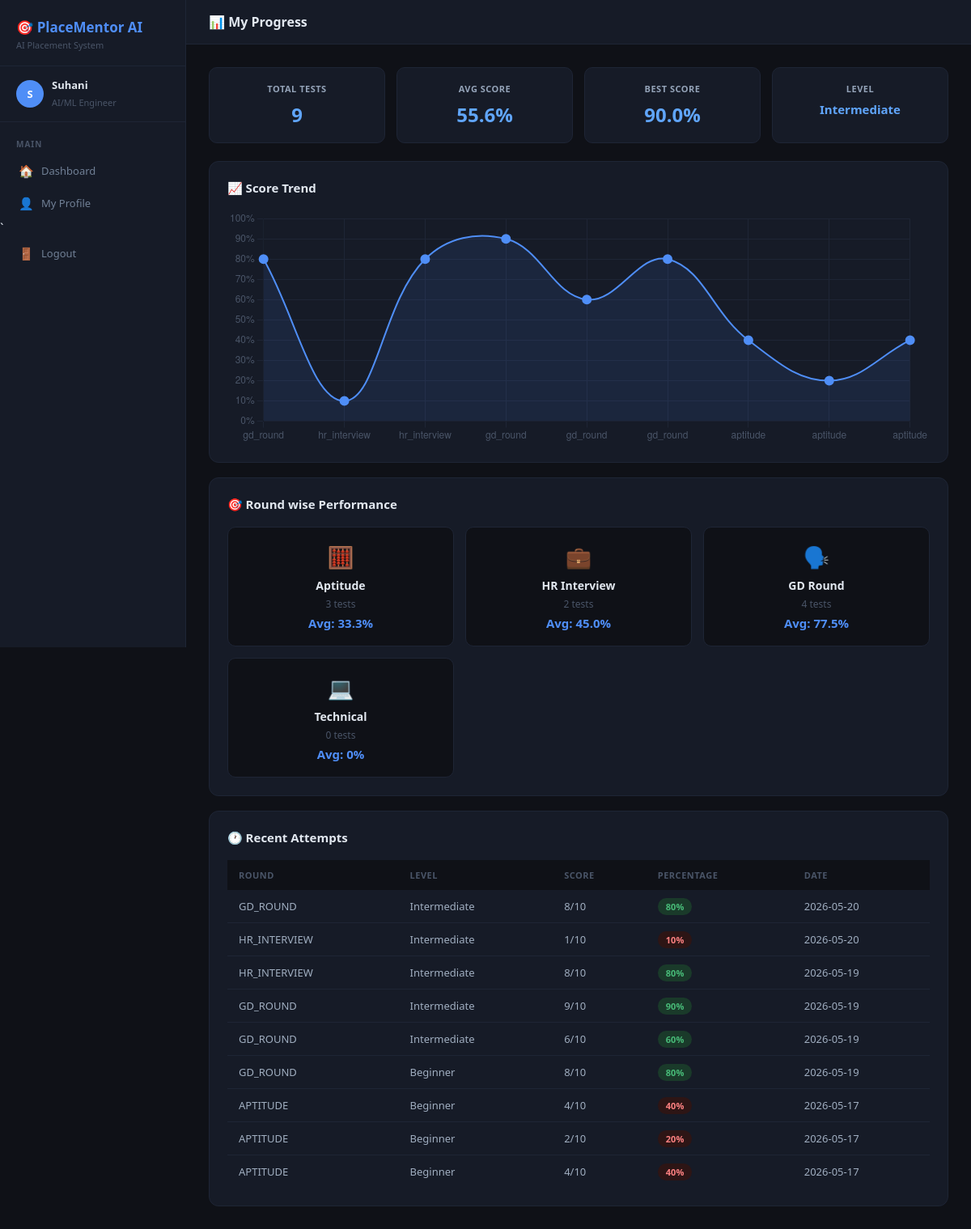
The page /progress (signed in) on the database as committed earlier.
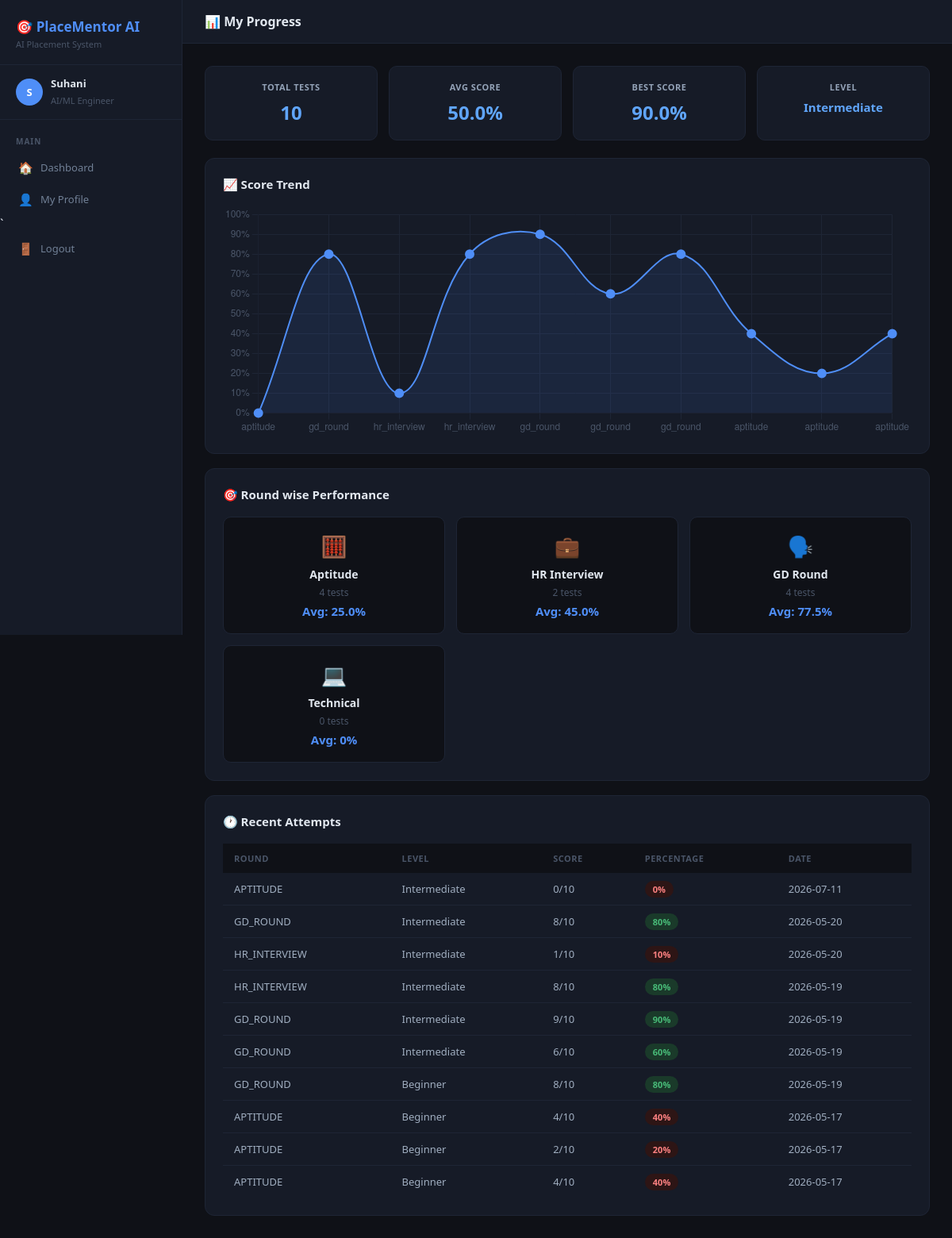
The same page on the database as committed later.
### tables this page shows
CREATE TABLE users (
            id INTEGER PRIMARY KEY AUTOINCREMENT,
            username TEXT NOT NULL,
            email TEXT UNIQUE NOT NULL,
            password TEXT NOT NULL,
            target_role TEXT,
            created_at TIMESTAMP DEFAULT CURRENT_TIMESTAMP
        );

CREATE TABLE attempts (
            id INTEGER PRIMARY KEY AUTOINCREMENT,
            user_id INTEGER,
            test_type TEXT,
            level TEXT,
            score INTEGER,
            total INTEGER,
            feedback TEXT,
            attempted_at TIMESTAMP DEFAULT CURRENT_TIMESTAMP,
            FOREIGN KEY (user_id) REFERENCES users(id)
        );

### app.py (the view)
@app.route('/progress')
def progress():
    if 'user_id' not in session:
        return redirect('/login')
    conn   = get_connection()
    cursor = conn.cursor()
    cursor.execute("""
        SELECT * FROM attempts
        WHERE user_id = ?
        ORDER BY attempted_at DESC
    """, (session['user_id'],))
    attempts = cursor.fetchall()
    cursor.execute("SELECT COUNT(*) as total FROM attempts WHERE user_id = ?",
                   (session['user_id'],))
    total = cursor.fetchone()
    cursor.execute("SELECT AVG(score * 100.0 / total) as avg FROM attempts WHERE user_id = ?",
                   (session['user_id'],))
    avg = cursor.fetchone()
    cursor.execute("SELECT MAX(score * 100.0 / total) as best FROM attempts WHERE user_id = ?",
                   (session['user_id'],))
    best = cursor.fetchone()
    def get_round_stats(test_type):
        cursor.execute("""
            SELECT COUNT(*) as count, AVG(score * 100.0 / total) as avg
            FROM attempts WHERE user_id = ? AND test_type = ?
        """, (session['user_id'], test_type))
        row = cursor.fetchone()
        return {
            'count': row['count'],
            'avg'  : round(row['avg'], 1) if row['avg'] else 0
        }
    roundwise = {
        'aptitude': get_round_stats('aptitude'),
        'hr'      : get_round_stats('hr_interview'),
        'gd'      : get_round_stats('gd_round'),
        'coding'  : get_round_stats('coding'),
    }
    cursor.execute("SELECT target_role FROM users WHERE id = ?", (session['user_id'],))
    user = cursor.fetchone()
    conn.close()
    stats = {
        'total_tests': total['total'],
        'avg_score'  : round(avg['avg'], 1) if avg['avg'] else 0,
        'best_score' : round(best['best'], 1) if best['best'] else 0,
        'level'      : get_user_display_level(session['user_id'])
    }
    return render_template('progress.html',
        attempts    = attempts,
        stats       = stats,
        roundwise   = roundwise,
        target_role = user['target_role'] or 'Not Set',
    )

### app.py (called while the page is built)
@app.context_processor
def inject_sidebar_context():
    if 'user_id' not in session:
        return {}
    conn = get_connection()
    cursor = conn.cursor()
    cursor.execute("SELECT target_role FROM users WHERE id = ?", (session['user_id'],))
    user = cursor.fetchone()
    conn.close()
    return {'target_role': (user['target_role'] or 'Not Set') if user else 'Not Set'}

### models/database.py (called while the page is built)
def get_connection():
    conn = sqlite3.connect(DATABASE)
    conn.row_factory = sqlite3.Row
    return conn

### models/levels.py (called while the page is built)
def ensure_user_levels(user_id):
    conn = get_connection()
    cursor = conn.cursor()
    cursor.execute(
        "SELECT 1 FROM levels WHERE user_id = ? AND level_name = 'beginner'",
        (user_id,),
    )
    if not cursor.fetchone():
        cursor.execute(
            "INSERT INTO levels (user_id, level_name, unlocked) VALUES (?, 'beginner', 1)",
            (user_id,),
        )
        conn.commit()
    conn.close()

def get_user_play_level(user_id):
    ensure_user_levels(user_id)
    conn = get_connection()
    cursor = conn.cursor()
    cursor.execute(
        "SELECT level_name FROM levels WHERE user_id = ? AND unlocked = 1",
        (user_id,),
    )
    rows = cursor.fetchall()
    conn.close()
    best = 'beginner'
    for row in rows:
        name = row['level_name'].lower()
        if LEVEL_ORDER.get(name, -1) > LEVEL_ORDER.get(best, -1):
            best = name
    return best

def get_user_display_level(user_id):
    return get_user_play_level(user_id).capitalize()

### templates/progress.html (shortened to what this page needs)
{% extends "base.html" %}
{% block content %}
<div class="app-layout">
{% include 'sidebar.html' with context %}
<div class="main-content">
<div class="topbar">
    <h3>📊 My Progress</h3>
</div>
<div class="page-content">
<div class="progress-container">
    <div class="stats-grid" style="margin-bottom:22px;">
        <div class="stat-card">
            <p class="stat-label">Total Tests</p>
            <h3 class="stat-number">{{ stats.total_tests }}</h3>
        </div>
        <div class="stat-card">
            <p class="stat-label">Avg Score</p>
            <h3 class="stat-number">{{ stats.avg_score }}%</h3>
        </div>
        <div class="stat-card">
            <p class="stat-label">Best Score</p>
            <h3 class="stat-number">{{ stats.best_score }}%</h3>
        </div>
        <div class="stat-card">
            <p class="stat-label">Level</p>
            <h3 class="stat-number" style="font-size:15px; margin-top:4px;">{{ stats.level }}</h3>
        </div>
    </div>
    <div class="progress-card">
        <h4>📈 Score Trend</h4>
        {% if attempts %}
        <canvas id="scoreChart" height="100"></canvas>
        {% else %}
        <p class="no-data">No tests taken yet. Start practicing!</p>
        {% endif %}
    </div>
    <div class="progress-card">
        <h4>🎯 Round wise Performance</h4>
        <div class="round-grid">
            <div class="round-card">
                <span class="round-icon">🧮</span>
                <h5>Aptitude</h5>
                <p>{{ roundwise.aptitude.count }} tests</p>
                <p class="round-score">Avg: {{ roundwise.aptitude.avg }}%</p>
            </div>
            <div class="round-card">
                <span class="round-icon">💼</span>
                <h5>HR Interview</h5>
                <p>{{ roundwise.hr.count }} tests</p>
                <p class="round-score">Avg: {{ roundwise.hr.avg }}%</p>
            </div>
            <div class="round-card">
                <span class="round-icon">🗣️</span>
                <h5>GD Round</h5>
                <p>{{ roundwise.gd.count }} tests</p>
                <p class="round-score">Avg: {{ roundwise.gd.avg }}%</p>
            </div>
            <div class="round-card">
                <span class="round-icon">💻</span>
                <h5>Technical</h5>
                <p>{{ roundwise.coding.count }} tests</p>
                <p class="round-score">Avg: {{ roundwise.coding.avg }}%</p>
            </div>
        </div>
    </div>
    <div class="progress-card">
        <h4>🕐 Recent Attempts</h4>
        {% if attempts %}
        <table class="attempts-table">
            <thead>
                <tr>
                    <th>Round</th>
                    <th>Level</th>
                    <th>Score</th>
                    <th>Percentage</th>
                    <th>Date</th>
                </tr>
            </thead>
            <tbody>
                {% for a in attempts %}
                <tr>
                    <td>{{ a.test_type | upper }}</td>
                    <td>{{ a.level | capitalize }}</td>
                    <td>{{ a.score }}/{{ a.total }}</td>
                    <td>
                        <span class="score-pill {{ 'pass' if (a.score/a.total*100) >= 60 else 'fail' }}">
                            {{ (a.score/a.total*100) | round | int }}%
                        </span>
                    </td>
                    <td>{{ a.attempted_at[:10] }}</td>
                </tr>
                {% endfor %}
            </tbody>
        </table>
        {% else %}
        <p class="no-data">No attempts yet!</p>
        {% endif %}
    </div>
</div>
</div>
</div>
</div>
<script>
    {% if attempts %}
    const labels = [{% for a in attempts %}"{{ a.test_type }}",{% endfor %}];
    const scores = [{% for a in attempts %}{{ (a.score / a.total * 100) | round | int }},{% endfor %}];
    new Chart(document.getElementById('scoreChart').getContext('2d'), {
        type: 'line',
        data: {
            labels: labels,
            datasets: [{
                label: 'Score %',
                data: scores,
                borderColor: '#4f8ef7',
                backgroundColor: 'rgba(79, 142, 247, 0.1)',
                borderWidth: 2,
                pointBackgroundColor: '#4f8ef7',
                pointRadius: 5,
                tension: 0.4,
                fill: true
            }]
        },
        options: {
            responsive: true,
            plugins: { legend: { display: false } },
            scales: {
                x: { ticks: { color: '#4a5568' }, grid: { color: '#1e2535' } },
                y: {
                    beginAtZero: true,
                    max: 100,
                    ticks: { color: '#4a5568', callback: v => v + '%' },
                    grid: { color: '#1e2535' }
                }
            }
        }
    });
    {% endif %}
</script>
{% endblock %}

### templates/base.html (shortened to what this page needs)
<!DOCTYPE html>
<html lang="en">
<head>
    <link rel="stylesheet" href="{{ url_for('static', filename='css/style.css') }}">
</head>
<body>
{% block content %}
{% endblock %}
</body>
</html>

### templates/sidebar.html
<aside class="sidebar" id="appSidebar">
    <div class="sidebar-logo">
        <h2 class="sidebar-brand"><span id="sidebarToggle" class="sidebar-icon" title="Toggle Sidebar">🎯</span> <span class="brand-text">PlaceMentor AI</span></h2>
        <p class="sidebar-tagline">AI Placement System</p>
    </div>
    <div class="sidebar-user">
        <div class="user-avatar">{{ session['username'][0] }}</div>
        <div class="user-info">
            <p style="text-transform: capitalize;">{{ session['username'] }}</p>
            <span>{{ target_role if target_role else 'Placement Prep' }}</span>
        </div>
    </div>
    <nav class="nav-section">
        <div class="nav-label">Main</div>
        <a href="/dashboard" class="nav-item {% if active == 'dashboard' %}active{% endif %}" title="Dashboard">
            <span class="nav-icon">🏠</span>
            <span class="nav-text">Dashboard</span>
        </a>
        <a href="/profile" class="nav-item {% if active == 'profile' %}active{% endif %}" title="My Profile">
            <span class="nav-icon">👤</span>
            <span class="nav-text">My Profile</span>
        </a>`
        <a href="/logout" class="nav-item" title="Logout">
            <span class="nav-icon">🚪</span>
            <span class="nav-text">Logout</span>
        </a>
    </nav>
</aside>

### static/css/style.css (style rules this page uses)
* { margin: 0; padding: 0; box-sizing: border-box; font-family: 'Segoe UI', sans-serif; }
body { background: #0f1117; color: #e2e8f0; min-height: 100vh; }
.app-layout { display: flex; min-height: 100vh; --sidebar-width: 230px; }
.sidebar { width: var(--sidebar-width); background: #161b27; border-right: 1px solid #1e2535; display: flex; flex-direction: column; position: fixed; top: 0; left: 0; height: 100vh; z-index: 100; transition: width 0.25s ease; overflow: visible; }
.sidebar-icon { cursor: pointer; display: inline-block; transition: transform 0.25s ease, font-size 0.25s ease; }
.nav-text { white-space: nowrap; transition: opacity 0.2s ease; }
.sidebar-logo { padding: 22px 20px 18px; border-bottom: 1px solid #1e2535; }
.sidebar-logo h2 { color: #4f8ef7; font-size: 17px; font-weight: 700; }
.sidebar-logo p { color: #4a5568; font-size: 11px; margin-top: 3px; }
.sidebar-user { padding: 14px 20px; border-bottom: 1px solid #1e2535; display: flex; align-items: center; gap: 10px; }
.user-avatar { width: 34px; height: 34px; border-radius: 50%; background: #4f8ef7; display: flex; align-items: center; justify-content: center; font-size: 13px; font-weight: 700; color: white; flex-shrink: 0; text-transform: uppercase; }
.user-info p { color: #e2e8f0; font-size: 13px; font-weight: 600; }
.user-info span { color: #4a5568; font-size: 11px; }
.nav-section { padding: 12px 0; flex: 1; overflow-y: auto; }
.nav-label { padding: 8px 20px 6px; font-size: 10px; color: #4a5568; text-transform: uppercase; letter-spacing: 1px; font-weight: 600; }
.nav-item { display: flex; align-items: center; gap: 10px; padding: 10px 20px; cursor: pointer; font-size: 13px; color: #718096; text-decoration: none; border-left: 3px solid transparent; transition: all 0.2s; }
.nav-icon { font-size: 15px; width: 18px; text-align: center; }
.main-content { margin-left: var(--sidebar-width, 230px); flex: 1; min-height: 100vh; transition: margin-left 0.25s ease; }
.topbar { padding: 16px 28px; border-bottom: 1px solid #1e2535; background: #161b27; display: flex; justify-content: space-between; align-items: center; position: sticky; top: 0; z-index: 50; }
.topbar h3 { color: #e2e8f0; font-size: 16px; font-weight: 600; }
.page-content { padding: 28px; max-width: 1400px; margin: 0 auto; }
.stats-grid { display: grid; grid-template-columns: repeat(4, 1fr); gap: 14px; margin-bottom: 32px; }
.stat-card { background: #161b27; border: 1px solid #1e2535; border-radius: 10px; padding: 18px; text-align: center; transition: transform 0.2s, border-color 0.2s; }
.stat-label { font-size: 11px; color: #94a3b8; margin-bottom: 8px; text-transform: uppercase; letter-spacing: 0.5px; font-weight: 600; }
.stat-number { font-size: 24px; font-weight: 700; color: #60a5fa; }
.progress-container { max-width: 920px; margin: 0 auto; }
.progress-card { background: #161b27; border: 1px solid #1e2535; border-radius: 12px; padding: 22px; margin-bottom: 18px; }
.progress-card h4 { font-size: 15px; color: #e2e8f0; margin-bottom: 18px; font-weight: 600; }
.round-grid { display: grid; grid-template-columns: repeat(3, 1fr); gap: 14px; }
.round-card { background: #0f1117; border: 1px solid #1e2535; border-radius: 10px; padding: 18px; text-align: center; }
.round-icon { font-size: 26px; display: block; margin-bottom: 8px; }
.round-card h5 { font-size: 14px; color: #e2e8f0; margin-bottom: 5px; }
.round-card p { font-size: 12px; color: #4a5568; }
.round-score { font-size: 15px !important; font-weight: 700; color: #4f8ef7 !important; margin-top: 5px; }
.attempts-table { width: 100%; border-collapse: collapse; font-size: 13px; }
.attempts-table th { background: #0f1117; color: #4a5568; padding: 11px 14px; text-align: left; font-weight: 600; text-transform: uppercase; font-size: 11px; letter-spacing: 0.5px; }
.attempts-table td { padding: 11px 14px; border-bottom: 1px solid #1e2535; color: #a0aec0; }
.attempts-table tr:last-child td { border-bottom: none; }
.score-pill { padding: 3px 10px; border-radius: 20px; font-size: 11px; font-weight: 600; }
.score-pill.pass { background: #1a3a2a; color: #48bb78; }
.score-pill.fail { background: #2d1515; color: #fc8181; }

Rows that differ between the two databases and show on the page:
added attempts: test_type "APTITUDE", level "Intermediate", score "0", total "10", (a.score/a.total*100)|round|int "0", attempted_at "2026-07-11"
Other text that changed with them:
{{ stats.total_tests }}: "9" → "10"
{{ stats.avg_score }}: "55.6" → "50.0"
chart data {{ a.test_type }}: gd_round, hr_interview, hr_interview, gd_round, gd_round, gd_round, aptitude, aptitude, aptitude → aptitude, gd_round, hr_interview, hr_interview, gd_round, gd_round, gd_round, aptitude, aptitude, aptitude
{{ roundwise.aptitude.count }}: "3" → "4"
{{ roundwise.aptitude.avg }}: "33.3" → "25.0"
